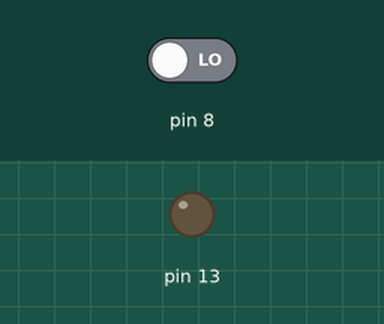
Recording of a sketch running on a simulated Arduino Uno, built with avr-gcc and run on an emulated ATmega328P. Shown: output pins drawn as LEDs (lit = HIGH). The inputs (shaded band) are chosen by the test bench; at power-on: pin 8 LOW.

Above: at 1.2 s.
1.3 s: pin 8 driven HIGH
At 2.2 s:
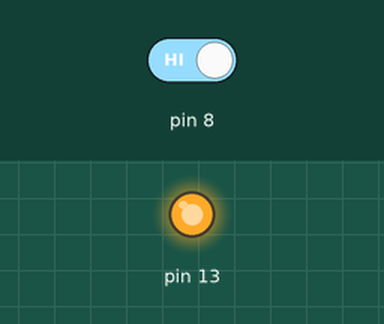
2.8 s: pin 8 driven LOW
At 3.3 s:
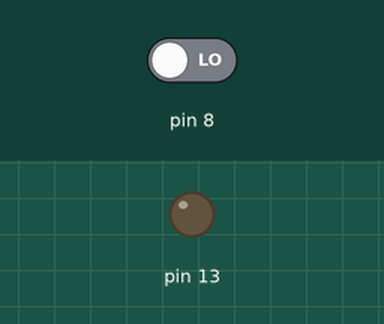
Timing chart, 0 to 5.8 s (numbered marks = the images above; inputs shaded):
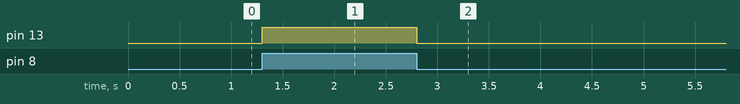

The sketch:

bottone.ino
```cpp
int bottone= 8;
int led= 13;
void setup() {
  pinMode(8, INPUT);
  pinMode(13, OUTPUT);

}

void loop() {
  if(digitalRead(8) == HIGH){
    digitalWrite(13, HIGH);
  }
else{
  digitalWrite(13, LOW);
}
}
```

Measured:
- after the input at 1.3 s, pin 13: LOW → HIGH at once
- after the input at 2.8 s, pin 13: HIGH → LOW at once
